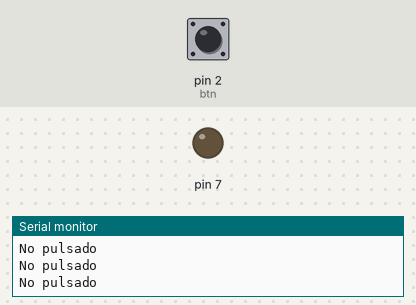
The sketch below on a simulated Arduino Uno, built with avr-gcc and run on an emulated ATmega328P. On the bench: output pins drawn as LEDs (lit = HIGH), the last lines printed to the serial monitor. Inputs (shaded band) come from the test bench; at power-on: pin 2 (btn) LOW.

Above: at 1.2 s.
1.3 s: pin 2 (btn) pulled HIGH for 0.15 s
At 1.4 s:
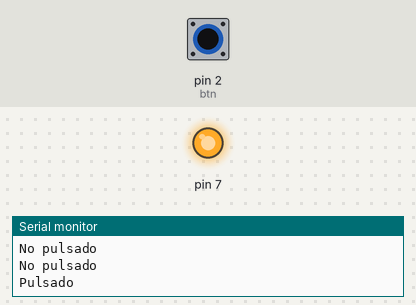
3.0 s: pin 2 (btn) pulled HIGH for 3.2 s
At 7.0 s:
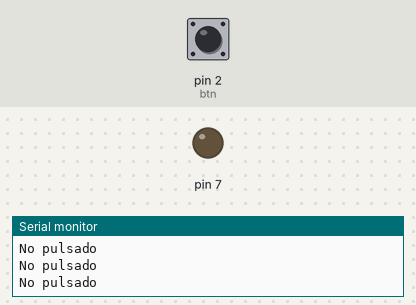
Timing chart, 0 to 8.5 s (numbered marks = the images above; inputs shaded):
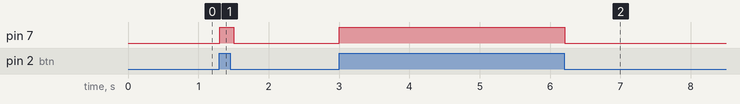

Measured:
- after the input at 1.3 s, pin 7: LOW → HIGH at once, → LOW 0.20 s later
- after the input at 3.0 s, pin 7: LOW → HIGH at once, → LOW 3.2 s later

The sketch:

Practica8.ino
```cpp
// Práctica 8 | Impresión de consola

int btn = 2; // declaro la variable

void setup()
{
  pinMode(btn, INPUT); // configuro mi pin
  Serial.begin(9600); // inicio la comunicación
  pinMode(7, OUTPUT);
}


void loop()
{
  int estado = digitalRead(btn); // leo lo que pasa con el botón
  if(estado ==  1) // condiciono el estado del pin
  {
    Serial.println("Pulsado"); // ejecuto en caso de que se oprima
    digitalWrite(7, HIGH);
  }
  else
  {
    Serial.println("No pulsado"); // ejecuto en caso de que no se oprima
    digitalWrite(7, LOW);
  }
  delay(100);
}
```
